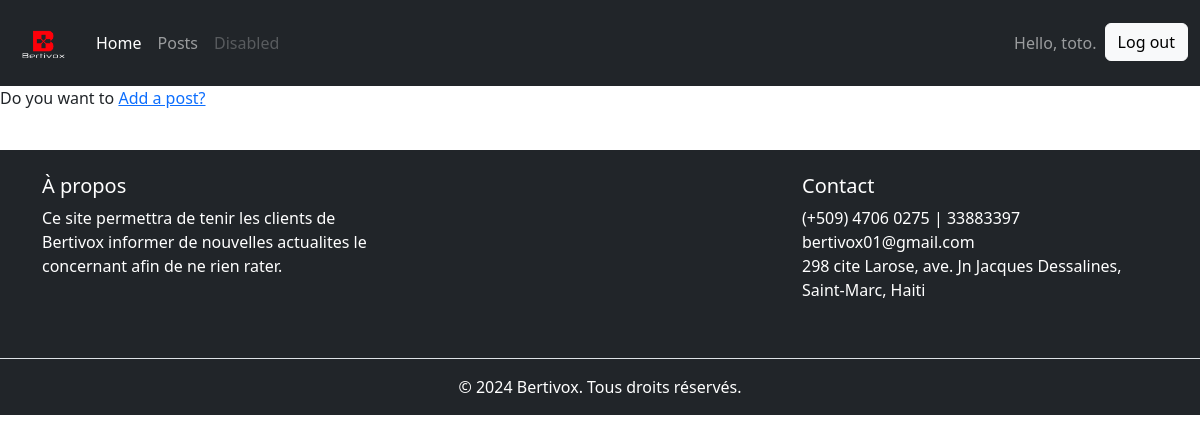
The page /post (signed in) on the database as committed earlier.
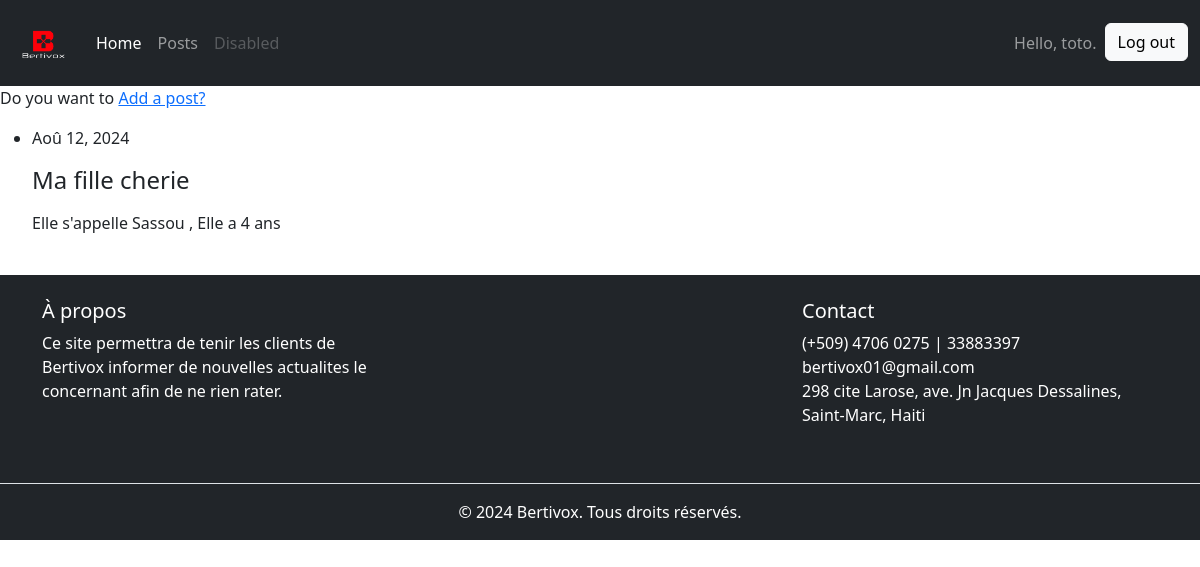
The same page on the database as committed later.
### blogs/models.py (models this page shows, shortened)
class BlogPost(models.Model):
    title=models.CharField(max_length=200)
    content=models.CharField(max_length=500)
    date_added=models.DateField(auto_now_add=True)
    owner=models.ForeignKey(User, on_delete=models.CASCADE)

### blogs/views.py (the view)
# urls.py: path('post', views.post, name='post'),
@login_required
def post(request):
    post=BlogPost.objects.filter(owner=request.user).order_by('date_added')
    context={'post': post}
    return render(request, 'blogs/post.html', context)

### templates/blogs/post.html
{% extends 'base.html'%}
{% block content %}
   <p>Do you want to <a href="{% url 'add_post'%}">Add a post?</a></p>
    <ul>
        {% for post in post %}
        <li>
            <p>{{post.date_added|date:'M d, Y'}}</p>
            <h4>{{post.title}}</h4>
            <p>{{post.content|linebreaks}}</p>
        </li>
        {% endfor %}
    </ul>
{% endblock content%}

### templates/base.html (shortened to what this page needs)
{% load django_bootstrap5 %}
{% load static %}
<!DOCTYPE html>
<html lang="en">
<head>
    {% bootstrap_css %}
</head>
<body>
  <nav class="navbar navbar-expand-lg bg-dark" data-bs-theme="dark">
    <div class="container-fluid">
      <a class="navbar-brand" href="{% url 'index' %}">
        <img src="{% static 'images/logo.png' %}" alt="Logo de votre site" width="60" height="auto">
      </a>
      <div class="collapse navbar-collapse" id="navbarSupportedContent">
        <ul class="navbar-nav me-auto mb-2 mb-lg-0">
          <li class="nav-item">
            <a class="nav-link active" aria-current="page" href="{% url 'index' %}">Home</a>
          </li>
          <li class="nav-item">
            <a class="nav-link" href="{% url 'post' %}">Posts</a>
          </li>
          <li class="nav-item">
            <a class="nav-link disabled" aria-disabled="true">Disabled</a>
          </li>
        </ul>
        <ul class="nav navbar-nav navbar-right">
            {% if user.is_authenticated %}
            <li class="nav-item">
                <a class="nav-link">Hello, {{ user.username }}.</a >
            </li>
            <form method="post" action="{% url 'logout' %}">
                <button type="submit" class="btn btn-light">Log out</button>
            </form>
            {% endif %}
        </ul>
      </div>
    </div>
  </nav>
  {% block content %}{% endblock content %}
  <br>
  <footer class="bg-dark text-white pt-4">
    <div class="container">
        <div class="row">
            <div class="col-md-4">
                <h5>À propos</h5>
                <p>Ce site permettra de tenir les clients de Bertivox informer de nouvelles actualites le concernant afin de ne rien rater.</p>
            </div>
            <div class="col-md-4">
            </div>
            <div class="col-md-4">
                <h5>Contact</h5>
                <ul class="list-unstyled">
                    <li> (+509) 4706 0275 | 33883397</li>
                    <li> bertivox01@gmail.com</li>
                    <li> 298 cite Larose, ave. Jn Jacques Dessalines, Saint-Marc, Haiti</li>
                </ul>
                <div class="mt-3">
                </div>
            </div>
        </div>
    </div>
    <div class="text-center py-3 mt-3 border-top">
        <p class="mb-0">&copy; 2024 Bertivox. Tous droits réservés.</p>
    </div>
  </footer>
</body>
</html>

Rows that differ between the two databases and show on the page:
added BlogPost: date_added "Aoû 12, 2024", title "Ma fille cherie", content "Elle s'appelle Sassou , Elle a 4 ans"
